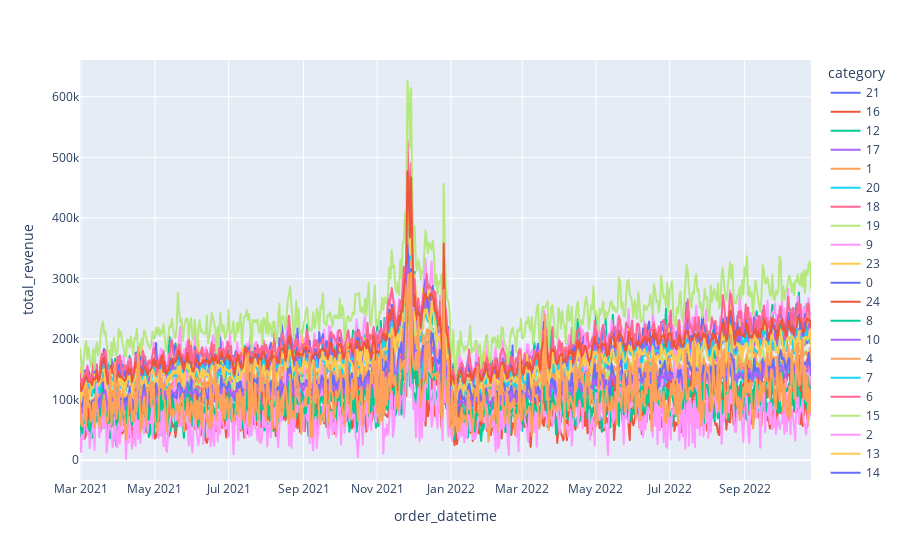

Source (notebook cell):
### Code cell
import plotly.express as px
px.line(total_df, x = 'order_datetime', y = 'total_revenue', color = 'category')

### Figure 1 — Plotly figure (JSON) as saved in the notebook; plotly's stock layout.template omitted (floating-point values rounded to 4 significant figures; data arrays with more than 128 entries replaced by an {"elided": "..."} marker saying what was removed)
{"data": [{"hovertemplate": "category=21<br>order_datetime=%{x}<br>total_revenue=%{y}<extra></extra>", "legendgroup": "21", "line": {"color": "#636efa", "dash": "solid"}, "marker": {"symbol": "circle"}, "mode": "lines", "name": "21", "showlegend": true, "type": "scattergl", "x": {"elided": "606 str values"}, "xaxis": "x", "y": {"elided": "606 float values"}, "yaxis": "y"}, {"hovertemplate": "category=16<br>order_datetime=%{x}<br>total_revenue=%{y}<extra></extra>", "legendgroup": "16", "line": {"color": "#EF553B", "dash": "solid"}, "marker": {"symbol": "circle"}, "mode": "lines", "name": "16", "showlegend": true, "type": "scattergl", "x": {"elided": "606 str values"}, "xaxis": "x", "y": {"elided": "606 float values"}, "yaxis": "y"}, {"hovertemplate": "category=12<br>order_datetime=%{x}<br>total_revenue=%{y}<extra></extra>", "legendgroup": "12", "line": {"color": "#00cc96", "dash": "solid"}, "marker": {"symbol": "circle"}, "mode": "lines", "name": "12", "showlegend": true, "type": "scattergl", "x": {"elided": "606 str values"}, "xaxis": "x", "y": {"elided": "606 float values"}, "yaxis": "y"}, {"hovertemplate": "category=17<br>order_datetime=%{x}<br>total_revenue=%{y}<extra></extra>", "legendgroup": "17", "line": {"color": "#ab63fa", "dash": "solid"}, "marker": {"symbol": "circle"}, "mode": "lines", "name": "17", "showlegend": true, "type": "scattergl", "x": {"elided": "606 str values"}, "xaxis": "x", "y": {"elided": "606 float values"}, "yaxis": "y"}, {"hovertemplate": "category=1<br>order_datetime=%{x}<br>total_revenue=%{y}<extra></extra>", "legendgroup": "1", "line": {"color": "#FFA15A", "dash": "solid"}, "marker": {"symbol": "circle"}, "mode": "lines", "name": "1", "showlegend": true, "type": "scattergl", "x": {"elided": "606 str values"}, "xaxis": "x", "y": {"elided": "606 float values"}, "yaxis": "y"}, {"hovertemplate": "category=20<br>order_datetime=%{x}<br>total_revenue=%{y}<extra></extra>", "legendgroup": "20", "line": {"color": "#19d3f3", "dash": "solid"}, "marker": {"symbol": "circle"}, "mode": "lines", "name": "20", "showlegend": true, "type": "scattergl", "x": {"elided": "606 str values"}, "xaxis": "x", "y": {"elided": "606 float values"}, "yaxis": "y"}, {"hovertemplate": "category=18<br>order_datetime=%{x}<br>total_revenue=%{y}<extra></extra>", "legendgroup": "18", "line": {"color": "#FF6692", "dash": "solid"}, "marker": {"symbol": "circle"}, "mode": "lines", "name": "18", "showlegend": true, "type": "scattergl", "x": {"elided": "606 str values"}, "xaxis": "x", "y": {"elided": "606 float values"}, "yaxis": "y"}, {"hovertemplate": "category=19<br>order_datetime=%{x}<br>total_revenue=%{y}<extra></extra>", "legendgroup": "19", "line": {"color": "#B6E880", "dash": "solid"}, "marker": {"symbol": "circle"}, "mode": "lines", "name": "19", "showlegend": true, "type": "scattergl", "x": {"elided": "606 str values"}, "xaxis": "x", "y": {"elided": "606 float values"}, "yaxis": "y"}, {"hovertemplate": "category=9<br>order_datetime=%{x}<br>total_revenue=%{y}<extra></extra>", "legendgroup": "9", "line": {"color": "#FF97FF", "dash": "solid"}, "marker": {"symbol": "circle"}, "mode": "lines", "name": "9", "showlegend": true, "type": "scattergl", "x": {"elided": "606 str values"}, "xaxis": "x", "y": {"elided": "606 float values"}, "yaxis": "y"}, {"hovertemplate": "category=23<br>order_datetime=%{x}<br>total_revenue=%{y}<extra></extra>", "legendgroup": "23", "line": {"color": "#FECB52", "dash": "solid"}, "marker": {"symbol": "circle"}, "mode": "lines", "name": "23", "showlegend": true, "type": "scattergl", "x": {"elided": "606 str values"}, "xaxis": "x", "y": {"elided": "606 float values"}, "yaxis": "y"}, {"hovertemplate": "category=0<br>order_datetime=%{x}<br>total_revenue=%{y}<extra></extra>", "legendgroup": "0", "line": {"color": "#636efa", "dash": "solid"}, "marker": {"symbol": "circle"}, "mode": "lines", "name": "0", "showlegend": true, "type": "scattergl", "x": {"elided": "606 str values"}, "xaxis": "x", "y": {"elided": "606 float values"}, "yaxis": "y"}, {"hovertemplate": "category=24<br>order_datetime=%{x}<br>total_revenue=%{y}<extra></extra>", "legendgroup": "24", "line": {"color": "#EF553B", "dash": "solid"}, "marker": {"symbol": "circle"}, "mode": "lines", "name": "24", "showlegend": true, "type": "scattergl", "x": {"elided": "606 str values"}, "xaxis": "x", "y": {"elided": "606 float values"}, "yaxis": "y"}, {"hovertemplate": "category=8<br>order_datetime=%{x}<br>total_revenue=%{y}<extra></extra>", "legendgroup": "8", "line": {"color": "#00cc96", "dash": "solid"}, "marker": {"symbol": "circle"}, "mode": "lines", "name": "8", "showlegend": true, "type": "scattergl", "x": {"elided": "606 str values"}, "xaxis": "x", "y": {"elided": "606 float values"}, "yaxis": "y"}, {"hovertemplate": "category=10<br>order_datetime=%{x}<br>total_revenue=%{y}<extra></extra>", "legendgroup": "10", "line": {"color": "#ab63fa", "dash": "solid"}, "marker": {"symbol": "circle"}, "mode": "lines", "name": "10", "showlegend": true, "type": "scattergl", "x": {"elided": "606 str values"}, "xaxis": "x", "y": {"elided": "606 float values"}, "yaxis": "y"}, {"hovertemplate": "category=4<br>order_datetime=%{x}<br>total_revenue=%{y}<extra></extra>", "legendgroup": "4", "line": {"color": "#FFA15A", "dash": "solid"}, "marker": {"symbol": "circle"}, "mode": "lines", "name": "4", "showlegend": true, "type": "scattergl", "x": {"elided": "606 str values"}, "xaxis": "x", "y": {"elided": "606 float values"}, "yaxis": "y"}, {"hovertemplate": "category=7<br>order_datetime=%{x}<br>total_revenue=%{y}<extra></extra>", "legendgroup": "7", "line": {"color": "#19d3f3", "dash": "solid"}, "marker": {"symbol": "circle"}, "mode": "lines", "name": "7", "showlegend": true, "type": "scattergl", "x": {"elided": "606 str values"}, "xaxis": "x", "y": {"elided": "606 float values"}, "yaxis": "y"}, {"hovertemplate": "category=6<br>order_datetime=%{x}<br>total_revenue=%{y}<extra></extra>", "legendgroup": "6", "line": {"color": "#FF6692", "dash": "solid"}, "marker": {"symbol": "circle"}, "mode": "lines", "name": "6", "showlegend": true, "type": "scattergl", "x": {"elided": "606 str values"}, "xaxis": "x", "y": {"elided": "606 float values"}, "yaxis": "y"}, {"hovertemplate": "category=15<br>order_datetime=%{x}<br>total_revenue=%{y}<extra></extra>", "legendgroup": "15", "line": {"color": "#B6E880", "dash": "solid"}, "marker": {"symbol": "circle"}, "mode": "lines", "name": "15", "showlegend": true, "type": "scattergl", "x": {"elided": "606 str values"}, "xaxis": "x", "y": {"elided": "606 float values"}, "yaxis": "y"}, {"hovertemplate": "category=2<br>order_datetime=%{x}<br>total_revenue=%{y}<extra></extra>", "legendgroup": "2", "line": {"color": "#FF97FF", "dash": "solid"}, "marker": {"symbol": "circle"}, "mode": "lines", "name": "2", "showlegend": true, "type": "scattergl", "x": {"elided": "605 str values"}, "xaxis": "x", "y": {"elided": "605 float values"}, "yaxis": "y"}, {"hovertemplate": "category=13<br>order_datetime=%{x}<br>total_revenue=%{y}<extra></extra>", "legendgroup": "13", "line": {"color": "#FECB52", "dash": "solid"}, "marker": {"symbol": "circle"}, "mode": "lines", "name": "13", "showlegend": true, "type": "scattergl", "x": {"elided": "606 str values"}, "xaxis": "x", "y": {"elided": "606 float values"}, "yaxis": "y"}, {"hovertemplate": "category=14<br>order_datetime=%{x}<br>total_revenue=%{y}<extra></extra>", "legendgroup": "14", "line": {"color": "#636efa", "dash": "solid"}, "marker": {"symbol": "circle"}, "mode": "lines", "name": "14", "showlegend": true, "type": "scattergl", "x": {"elided": "606 str values"}, "xaxis": "x", "y": {"elided": "606 float values"}, "yaxis": "y"}, {"hovertemplate": "category=5<br>order_datetime=%{x}<br>total_revenue=%{y}<extra></extra>", "legendgroup": "5", "line": {"color": "#EF553B", "dash": "solid"}, "marker": {"symbol": "circle"}, "mode": "lines", "name": "5", "showlegend": true, "type": "scattergl", "x": {"elided": "606 str values"}, "xaxis": "x", "y": {"elided": "606 float values"}, "yaxis": "y"}, {"hovertemplate": "category=22<br>order_datetime=%{x}<br>total_revenue=%{y}<extra></extra>", "legendgroup": "22", "line": {"color": "#00cc96", "dash": "solid"}, "marker": {"symbol": "circle"}, "mode": "lines", "name": "22", "showlegend": true, "type": "scattergl", "x": {"elided": "606 str values"}, "xaxis": "x", "y": {"elided": "606 float values"}, "yaxis": "y"}, {"hovertemplate": "category=3<br>order_datetime=%{x}<br>total_revenue=%{y}<extra></extra>", "legendgroup": "3", "line": {"color": "#ab63fa", "dash": "solid"}, "marker": {"symbol": "circle"}, "mode": "lines", "name": "3", "showlegend": true, "type": "scattergl", "x": {"elided": "606 str values"}, "xaxis": "x", "y": {"elided": "606 float values"}, "yaxis": "y"}, {"hovertemplate": "category=11<br>order_datetime=%{x}<br>total_revenue=%{y}<extra></extra>", "legendgroup": "11", "line": {"color": "#FFA15A", "dash": "solid"}, "marker": {"symbol": "circle"}, "mode": "lines", "name": "11", "showlegend": true, "type": "scattergl", "x": {"elided": "606 str values"}, "xaxis": "x", "y": {"elided": "606 float values"}, "yaxis": "y"}], "layout": {"legend": {"title": {"text": "category"}, "tracegroupgap": 0}, "margin": {"t": 60}, "xaxis": {"anchor": "y", "domain": [0, 1], "title": {"text": "order_datetime"}}, "yaxis": {"anchor": "x", "domain": [0, 1], "title": {"text": "total_revenue"}}}}
